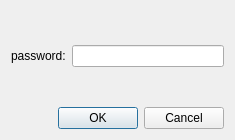
<?xml version="1.0" encoding="UTF-8"?>
<ui version="4.0">
 <class>LoginDialog</class>
 <widget class="QDialog" name="LoginDialog">
  <property name="geometry">
   <rect>
    <x>0</x>
    <y>0</y>
    <width>235</width>
    <height>140</height>
   </rect>
  </property>
  <property name="windowTitle">
   <string>Dialog</string>
  </property>
  <layout class="QFormLayout" name="formLayout">
   <item row="3" column="0">
    <widget class="QLabel" name="label">
     <property name="text">
      <string>password:</string>
     </property>
    </widget>
   </item>
   <item row="3" column="1">
    <widget class="QLineEdit" name="password">
     <property name="inputMask">
      <string/>
     </property>
     <property name="echoMode">
      <enum>QLineEdit::Password</enum>
     </property>
    </widget>
   </item>
   <item row="5" column="0" colspan="2">
    <widget class="QDialogButtonBox" name="buttonBox">
     <property name="orientation">
      <enum>Qt::Horizontal</enum>
     </property>
     <property name="standardButtons">
      <set>QDialogButtonBox::Cancel|QDialogButtonBox::Ok</set>
     </property>
    </widget>
   </item>
   <item row="0" column="0">
    <spacer name="verticalSpacer">
     <property name="orientation">
      <enum>Qt::Vertical</enum>
     </property>
     <property name="sizeHint" stdset="0">
      <size>
       <width>20</width>
       <height>40</height>
      </size>
     </property>
    </spacer>
   </item>
   <item row="4" column="0">
    <spacer name="verticalSpacer_2">
     <property name="orientation">
      <enum>Qt::Vertical</enum>
     </property>
     <property name="sizeHint" stdset="0">
      <size>
       <width>20</width>
       <height>40</height>
      </size>
     </property>
    </spacer>
   </item>
  </layout>
 </widget>
 <resources/>
 <connections>
  <connection>
   <sender>buttonBox</sender>
   <signal>accepted()</signal>
   <receiver>LoginDialog</receiver>
   <slot>accept()</slot>
   <hints>
    <hint type="sourcelabel">
     <x>248</x>
     <y>254</y>
    </hint>
    <hint type="destinationlabel">
     <x>157</x>
     <y>274</y>
    </hint>
   </hints>
  </connection>
  <connection>
   <sender>buttonBox</sender>
   <signal>rejected()</signal>
   <receiver>LoginDialog</receiver>
   <slot>reject()</slot>
   <hints>
    <hint type="sourcelabel">
     <x>316</x>
     <y>260</y>
    </hint>
    <hint type="destinationlabel">
     <x>286</x>
     <y>274</y>
    </hint>
   </hints>
  </connection>
 </connections>
</ui>
